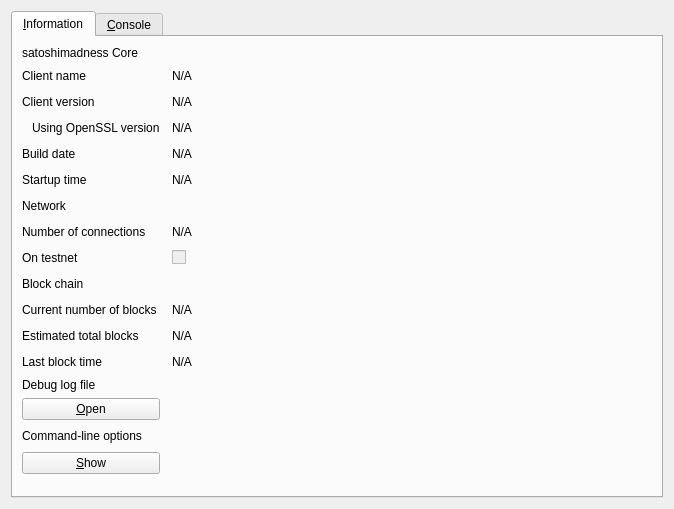
<?xml version="1.0" encoding="UTF-8"?>
<ui version="4.0">
 <class>RPCConsole</class>
 <widget class="QDialog" name="RPCConsole">
  <property name="geometry">
   <rect>
    <x>0</x>
    <y>0</y>
    <width>674</width>
    <height>509</height>
   </rect>
  </property>
  <property name="windowTitle">
   <string>satoshimadness - Debug window</string>
  </property>
  <layout class="QVBoxLayout" name="verticalLayout_2">
   <item>
    <widget class="QTabWidget" name="tabWidget">
     <property name="currentIndex">
      <number>0</number>
     </property>
     <widget class="QWidget" name="tab_info">
      <attribute name="title">
       <string>&amp;Information</string>
      </attribute>
      <layout class="QGridLayout" name="gridLayout" columnstretch="0,1,0,0">
       <property name="horizontalSpacing">
        <number>12</number>
       </property>
       <item row="12" column="0">
        <widget class="QLabel" name="label_2">
         <property name="text">
          <string>Last block time</string>
         </property>
        </widget>
       </item>
       <item row="9" column="0">
        <widget class="QLabel" name="label_10">
         <property name="font">
          <font>
           <weight>50</weight>
           <bold>false</bold>
          </font>
         </property>
         <property name="text">
          <string>Block chain</string>
         </property>
        </widget>
       </item>
       <item row="8" column="1">
        <widget class="QCheckBox" name="isTestNet">
         <property name="enabled">
          <bool>false</bool>
         </property>
         <property name="text">
          <string/>
         </property>
        </widget>
       </item>
       <item row="11" column="1">
        <widget class="QLabel" name="totalBlocks">
         <property name="cursor">
          <cursorShape>IBeamCursor</cursorShape>
         </property>
         <property name="text">
          <string>N/A</string>
         </property>
         <property name="textFormat">
          <enum>Qt::PlainText</enum>
         </property>
         <property name="textInteractionFlags">
          <set>Qt::LinksAccessibleByMouse|Qt::TextSelectableByKeyboard|Qt::TextSelectableByMouse</set>
         </property>
        </widget>
       </item>
       <item row="10" column="0">
        <widget class="QLabel" name="label_3">
         <property name="text">
          <string>Current number of blocks</string>
         </property>
        </widget>
       </item>
       <item row="7" column="1">
        <widget class="QLabel" name="numberOfConnections">
         <property name="cursor">
          <cursorShape>IBeamCursor</cursorShape>
         </property>
         <property name="text">
          <string>N/A</string>
         </property>
         <property name="textFormat">
          <enum>Qt::PlainText</enum>
         </property>
         <property name="textInteractionFlags">
          <set>Qt::LinksAccessibleByMouse|Qt::TextSelectableByKeyboard|Qt::TextSelectableByMouse</set>
         </property>
        </widget>
       </item>
       <item row="7" column="0">
        <widget class="QLabel" name="label_7">
         <property name="text">
          <string>Number of connections</string>
         </property>
        </widget>
       </item>
       <item row="10" column="1">
        <widget class="QLabel" name="numberOfBlocks">
         <property name="cursor">
          <cursorShape>IBeamCursor</cursorShape>
         </property>
         <property name="text">
          <string>N/A</string>
         </property>
         <property name="textFormat">
          <enum>Qt::PlainText</enum>
         </property>
         <property name="textInteractionFlags">
          <set>Qt::LinksAccessibleByMouse|Qt::TextSelectableByKeyboard|Qt::TextSelectableByMouse</set>
         </property>
        </widget>
       </item>
       <item row="8" column="0">
        <widget class="QLabel" name="label_8">
         <property name="text">
          <string>On testnet</string>
         </property>
        </widget>
       </item>
       <item row="11" column="0">
        <widget class="QLabel" name="label_4">
         <property name="text">
          <string>Estimated total blocks</string>
         </property>
        </widget>
       </item>
       <item row="4" column="2">
        <spacer name="horizontalSpacer">
         <property name="orientation">
          <enum>Qt::Horizontal</enum>
         </property>
         <property name="sizeHint" stdset="0">
          <size>
           <width>40</width>
           <height>20</height>
          </size>
         </property>
        </spacer>
       </item>
       <item row="1" column="2">
        <spacer name="horizontalSpacer_2">
         <property name="orientation">
          <enum>Qt::Horizontal</enum>
         </property>
         <property name="sizeHint" stdset="0">
          <size>
           <width>40</width>
           <height>20</height>
          </size>
         </property>
        </spacer>
       </item>
       <item row="2" column="2">
        <spacer name="horizontalSpacer_3">
         <property name="orientation">
          <enum>Qt::Horizontal</enum>
         </property>
         <property name="sizeHint" stdset="0">
          <size>
           <width>40</width>
           <height>20</height>
          </size>
         </property>
        </spacer>
       </item>
       <item row="3" column="2">
        <spacer name="horizontalSpacer_4">
         <property name="orientation">
          <enum>Qt::Horizontal</enum>
         </property>
         <property name="sizeHint" stdset="0">
          <size>
           <width>40</width>
           <height>20</height>
          </size>
         </property>
        </spacer>
       </item>
       <item row="4" column="0">
        <widget class="QLabel" name="label_12">
         <property name="text">
          <string>Build date</string>
         </property>
        </widget>
       </item>
       <item row="3" column="1">
        <widget class="QLabel" name="openSSLVersion">
         <property name="cursor">
          <cursorShape>IBeamCursor</cursorShape>
         </property>
         <property name="text">
          <string>N/A</string>
         </property>
         <property name="textFormat">
          <enum>Qt::PlainText</enum>
         </property>
         <property name="textInteractionFlags">
          <set>Qt::LinksAccessibleByMouse|Qt::TextSelectableByKeyboard|Qt::TextSelectableByMouse</set>
         </property>
        </widget>
       </item>
       <item row="0" column="0">
        <widget class="QLabel" name="label_9">
         <property name="font">
          <font>
           <weight>50</weight>
           <bold>false</bold>
          </font>
         </property>
         <property name="text">
          <string>satoshimadness Core</string>
         </property>
        </widget>
       </item>
       <item row="2" column="0">
        <widget class="QLabel" name="label_6">
         <property name="text">
          <string>Client version</string>
         </property>
        </widget>
       </item>
       <item row="1" column="0">
        <widget class="QLabel" name="label_5">
         <property name="text">
          <string>Client name</string>
         </property>
        </widget>
       </item>
       <item row="3" column="0">
        <widget class="QLabel" name="label_14">
         <property name="text">
          <string>Using OpenSSL version</string>
         </property>
         <property name="indent">
          <number>10</number>
         </property>
        </widget>
       </item>
       <item row="2" column="1">
        <widget class="QLabel" name="clientVersion">
         <property name="cursor">
          <cursorShape>IBeamCursor</cursorShape>
         </property>
         <property name="text">
          <string>N/A</string>
         </property>
         <property name="textFormat">
          <enum>Qt::PlainText</enum>
         </property>
         <property name="textInteractionFlags">
          <set>Qt::LinksAccessibleByMouse|Qt::TextSelectableByKeyboard|Qt::TextSelectableByMouse</set>
         </property>
        </widget>
       </item>
       <item row="1" column="1">
        <widget class="QLabel" name="clientName">
         <property name="cursor">
          <cursorShape>IBeamCursor</cursorShape>
         </property>
         <property name="text">
          <string>N/A</string>
         </property>
         <property name="textFormat">
          <enum>Qt::PlainText</enum>
         </property>
         <property name="textInteractionFlags">
          <set>Qt::LinksAccessibleByMouse|Qt::TextSelectableByKeyboard|Qt::TextSelectableByMouse</set>
         </property>
        </widget>
       </item>
       <item row="4" column="1">
        <widget class="QLabel" name="buildDate">
         <property name="cursor">
          <cursorShape>IBeamCursor</cursorShape>
         </property>
         <property name="text">
          <string>N/A</string>
         </property>
         <property name="textFormat">
          <enum>Qt::PlainText</enum>
         </property>
         <property name="textInteractionFlags">
          <set>Qt::LinksAccessibleByMouse|Qt::TextSelectableByKeyboard|Qt::TextSelectableByMouse</set>
         </property>
        </widget>
       </item>
       <item row="5" column="0">
        <widget class="QLabel" name="label_13">
         <property name="text">
          <string>Startup time</string>
         </property>
        </widget>
       </item>
       <item row="5" column="1">
        <widget class="QLabel" name="startupTime">
         <property name="cursor">
          <cursorShape>IBeamCursor</cursorShape>
         </property>
         <property name="text">
          <string>N/A</string>
         </property>
         <property name="textFormat">
          <enum>Qt::PlainText</enum>
         </property>
         <property name="textInteractionFlags">
          <set>Qt::LinksAccessibleByMouse|Qt::TextSelectableByKeyboard|Qt::TextSelectableByMouse</set>
         </property>
        </widget>
       </item>
       <item row="6" column="0">
        <widget class="QLabel" name="label_11">
         <property name="font">
          <font>
           <weight>50</weight>
           <bold>false</bold>
          </font>
         </property>
         <property name="text">
          <string>Network</string>
         </property>
        </widget>
       </item>
       <item row="6" column="2">
        <spacer name="horizontalSpacer_6">
         <property name="orientation">
          <enum>Qt::Horizontal</enum>
         </property>
         <property name="sizeHint" stdset="0">
          <size>
           <width>40</width>
           <height>20</height>
          </size>
         </property>
        </spacer>
       </item>
       <item row="5" column="2">
        <spacer name="horizontalSpacer_5">
         <property name="orientation">
          <enum>Qt::Horizontal</enum>
         </property>
         <property name="sizeHint" stdset="0">
          <size>
           <width>40</width>
           <height>20</height>
          </size>
         </property>
        </spacer>
       </item>
       <item row="12" column="1">
        <widget class="QLabel" name="lastBlockTime">
         <property name="cursor">
          <cursorShape>IBeamCursor</cursorShape>
         </property>
         <property name="text">
          <string>N/A</string>
         </property>
         <property name="textFormat">
          <enum>Qt::PlainText</enum>
         </property>
         <property name="textInteractionFlags">
          <set>Qt::LinksAccessibleByMouse|Qt::TextSelectableByKeyboard|Qt::TextSelectableByMouse</set>
         </property>
        </widget>
       </item>
       <item row="13" column="0">
        <spacer name="verticalSpacer_2">
         <property name="orientation">
          <enum>Qt::Vertical</enum>
         </property>
         <property name="sizeHint" stdset="0">
          <size>
           <width>20</width>
           <height>20</height>
          </size>
         </property>
        </spacer>
       </item>
       <item row="14" column="0">
        <widget class="QLabel" name="labelDebugLogfile">
         <property name="font">
          <font>
           <weight>50</weight>
           <bold>false</bold>
          </font>
         </property>
         <property name="text">
          <string>Debug log file</string>
         </property>
        </widget>
       </item>
       <item row="15" column="0">
        <widget class="QPushButton" name="openDebugLogfileButton">
         <property name="toolTip">
          <string>Open the satoshimadness debug log file from the current data directory. This can take a few seconds for large log files.</string>
         </property>
         <property name="text">
          <string>&amp;Open</string>
         </property>
         <property name="autoDefault">
          <bool>false</bool>
         </property>
        </widget>
       </item>
       <item row="16" column="0">
        <widget class="QLabel" name="labelCLOptions">
         <property name="font">
          <font>
           <weight>50</weight>
           <bold>false</bold>
          </font>
         </property>
         <property name="text">
          <string>Command-line options</string>
         </property>
        </widget>
       </item>
       <item row="17" column="0">
        <widget class="QPushButton" name="showCLOptionsButton">
         <property name="toolTip">
          <string>Show the satoshimadness-Qt help message to get a list with possible satoshimadness command-line options.</string>
         </property>
         <property name="text">
          <string>&amp;Show</string>
         </property>
         <property name="autoDefault">
          <bool>false</bool>
         </property>
        </widget>
       </item>
       <item row="18" column="0">
        <spacer name="verticalSpacer">
         <property name="orientation">
          <enum>Qt::Vertical</enum>
         </property>
         <property name="sizeHint" stdset="0">
          <size>
           <width>20</width>
           <height>40</height>
          </size>
         </property>
        </spacer>
       </item>
       <item row="8" column="2">
        <spacer name="horizontalSpacer_8">
         <property name="orientation">
          <enum>Qt::Horizontal</enum>
         </property>
         <property name="sizeHint" stdset="0">
          <size>
           <width>40</width>
           <height>20</height>
          </size>
         </property>
        </spacer>
       </item>
       <item row="7" column="2">
        <spacer name="horizontalSpacer_7">
         <property name="orientation">
          <enum>Qt::Horizontal</enum>
         </property>
         <property name="sizeHint" stdset="0">
          <size>
           <width>40</width>
           <height>20</height>
          </size>
         </property>
        </spacer>
       </item>
       <item row="9" column="2">
        <spacer name="horizontalSpacer_9">
         <property name="orientation">
          <enum>Qt::Horizontal</enum>
         </property>
         <property name="sizeHint" stdset="0">
          <size>
           <width>40</width>
           <height>20</height>
          </size>
         </property>
        </spacer>
       </item>
       <item row="10" column="2">
        <spacer name="horizontalSpacer_10">
         <property name="orientation">
          <enum>Qt::Horizontal</enum>
         </property>
         <property name="sizeHint" stdset="0">
          <size>
           <width>40</width>
           <height>20</height>
          </size>
         </property>
        </spacer>
       </item>
       <item row="11" column="2">
        <spacer name="horizontalSpacer_11">
         <property name="orientation">
          <enum>Qt::Horizontal</enum>
         </property>
         <property name="sizeHint" stdset="0">
          <size>
           <width>40</width>
           <height>20</height>
          </size>
         </property>
        </spacer>
       </item>
       <item row="12" column="2">
        <spacer name="horizontalSpacer_12">
         <property name="orientation">
          <enum>Qt::Horizontal</enum>
         </property>
         <property name="sizeHint" stdset="0">
          <size>
           <width>40</width>
           <height>20</height>
          </size>
         </property>
        </spacer>
       </item>
       <item row="15" column="2">
        <spacer name="horizontalSpacer_13">
         <property name="orientation">
          <enum>Qt::Horizontal</enum>
         </property>
         <property name="sizeHint" stdset="0">
          <size>
           <width>40</width>
           <height>20</height>
          </size>
         </property>
        </spacer>
       </item>
       <item row="16" column="2">
        <spacer name="horizontalSpacer_14">
         <property name="orientation">
          <enum>Qt::Horizontal</enum>
         </property>
         <property name="sizeHint" stdset="0">
          <size>
           <width>40</width>
           <height>20</height>
          </size>
         </property>
        </spacer>
       </item>
       <item row="17" column="2">
        <spacer name="horizontalSpacer_15">
         <property name="orientation">
          <enum>Qt::Horizontal</enum>
         </property>
         <property name="sizeHint" stdset="0">
          <size>
           <width>40</width>
           <height>20</height>
          </size>
         </property>
        </spacer>
       </item>
       <item row="15" column="3" rowspan="3">
        <widget class="QLabel" name="label_15">
         <property name="text">
          <string/>
         </property>
         <property name="pixmap">
          <pixmap resource="../bitcoin.qrc">:/images/small_logo</pixmap>
         </property>
         <property name="scaledContents">
          <bool>false</bool>
         </property>
        </widget>
       </item>
      </layout>
     </widget>
     <widget class="QWidget" name="tab_console">
      <attribute name="title">
       <string>&amp;Console</string>
      </attribute>
      <layout class="QVBoxLayout" name="verticalLayout_3">
       <property name="spacing">
        <number>3</number>
       </property>
       <item>
        <widget class="QTextEdit" name="messagesWidget">
         <property name="minimumSize">
          <size>
           <width>0</width>
           <height>100</height>
          </size>
         </property>
         <property name="readOnly">
          <bool>true</bool>
         </property>
         <property name="tabKeyNavigation" stdset="0">
          <bool>false</bool>
         </property>
         <property name="columnCount" stdset="0">
          <number>2</number>
         </property>
        </widget>
       </item>
       <item>
        <layout class="QHBoxLayout" name="horizontalLayout">
         <property name="spacing">
          <number>3</number>
         </property>
         <item>
          <widget class="QLabel" name="label">
           <property name="text">
            <string notr="true">&gt;</string>
           </property>
          </widget>
         </item>
         <item>
          <widget class="QLineEdit" name="lineEdit"/>
         </item>
         <item>
          <widget class="QPushButton" name="clearButton">
           <property name="maximumSize">
            <size>
             <width>24</width>
             <height>24</height>
            </size>
           </property>
           <property name="toolTip">
            <string>Clear console</string>
           </property>
           <property name="text">
            <string/>
           </property>
           <property name="icon">
            <iconset resource="../bitcoin.qrc">
             <normaloff>:/icons/remove</normaloff>:/icons/remove</iconset>
           </property>
           <property name="shortcut">
            <string notr="true">Ctrl+L</string>
           </property>
           <property name="autoDefault">
            <bool>false</bool>
           </property>
          </widget>
         </item>
        </layout>
       </item>
      </layout>
     </widget>
    </widget>
   </item>
  </layout>
 </widget>
 <resources>
  <include location="../bitcoin.qrc"/>
 </resources>
 <connections/>
</ui>
